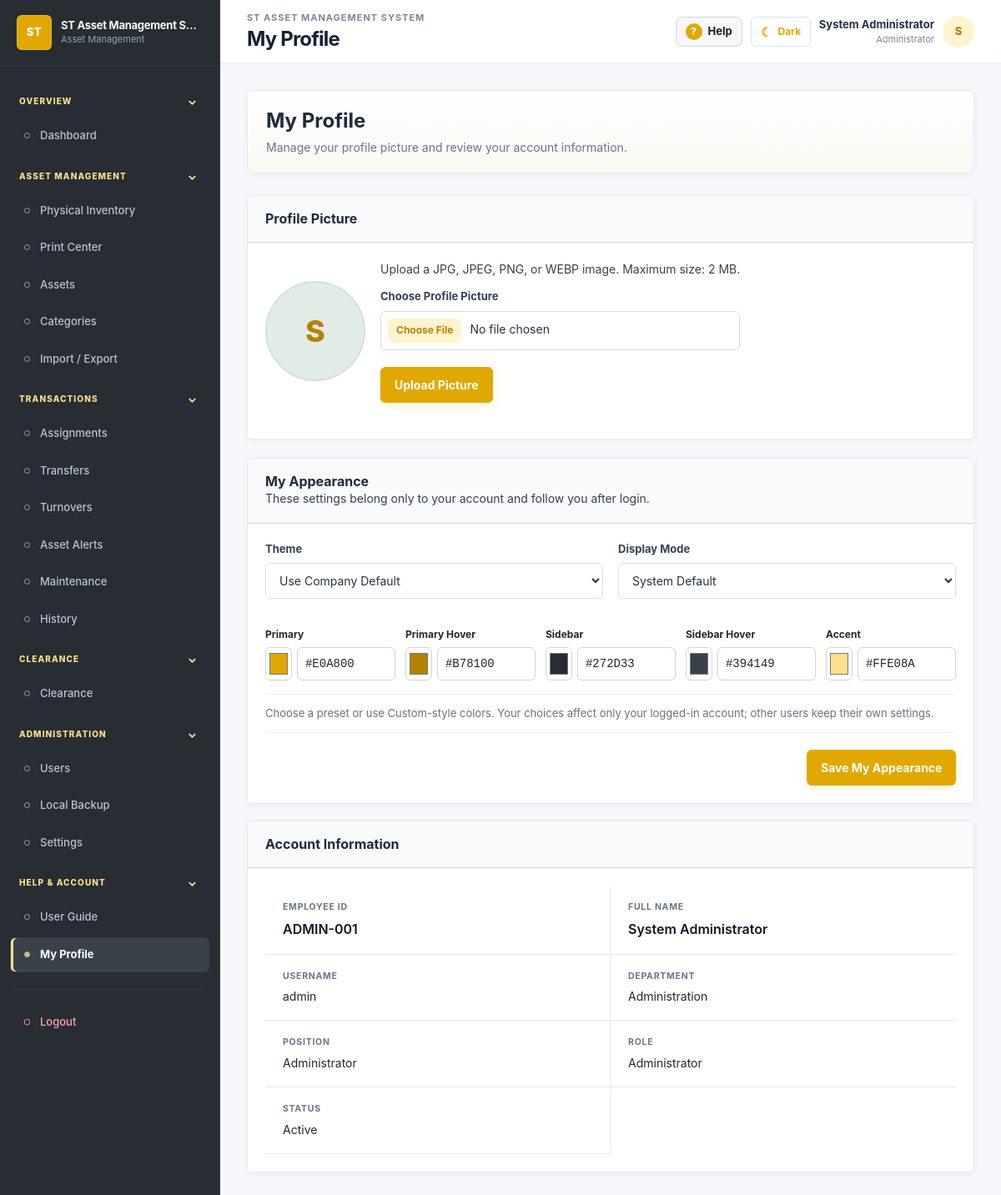
The page /frontend/pages/profile.php (signed in) on the database its author committed.
### tables this page shows
CREATE TABLE users (
 id INT AUTO_INCREMENT PRIMARY KEY, employee_id VARCHAR(50) NULL UNIQUE, username VARCHAR(100) NOT NULL UNIQUE,
 password VARCHAR(255) NOT NULL, full_name VARCHAR(150) NOT NULL, department VARCHAR(150) NULL,
 position VARCHAR(100) NULL, role ENUM('Administrator','Asset Custodian','HR / Clearance Officer','Viewer') NOT NULL DEFAULT 'Viewer',
 status ENUM('Active','Inactive') NOT NULL DEFAULT 'Active', avatar_filename VARCHAR(255) NULL,
 ui_theme_preset VARCHAR(30) NULL, ui_theme_primary VARCHAR(7) NULL, ui_theme_primary_hover VARCHAR(7) NULL,
 ui_theme_sidebar VARCHAR(7) NULL, ui_theme_sidebar_hover VARCHAR(7) NULL, ui_theme_accent VARCHAR(7) NULL,
 ui_theme_mode ENUM('system','light','dark') NOT NULL DEFAULT 'system', created_at TIMESTAMP NOT NULL DEFAULT CURRENT_TIMESTAMP,
 updated_at TIMESTAMP NOT NULL DEFAULT CURRENT_TIMESTAMP ON UPDATE CURRENT_TIMESTAMP
);

### backend/includes/app_config.php (called while the page is built, shortened)
<?php
if (!function_exists("get_app_settings")) {
    function default_theme_palette(): array
    {
        return [
            "primary" => "#E0A800",
            "primary_hover" => "#B78100",
            "sidebar" => "#272D33",
            "sidebar_hover" => "#394149",
            "accent" => "#FFE08A"
        ];
    }
    function get_app_settings(PDO $conn): array
    {
        static $settings = null;
        if ($settings !== null) {
            return $settings;
        }
        $defaultTheme = default_theme_palette();
        $settings = [
            "app_name" => "ST Asset Management System",
            "app_logo_filename" => "",
            "app_base_url" => "",
            "login_background_filename" => "",
            "theme_preset" => "st-yellow",
            "theme_primary" => $defaultTheme["primary"],
            "theme_primary_hover" => $defaultTheme["primary_hover"],
            "theme_sidebar" => $defaultTheme["sidebar"],
            "theme_sidebar_hover" => $defaultTheme["sidebar_hover"],
            "theme_accent" => $defaultTheme["accent"]
        ];
        try {
            $stmt = $conn->query("SELECT setting_key, setting_value FROM app_settings");
            foreach ($stmt->fetchAll() as $row) {
                $settings[$row["setting_key"]] = $row["setting_value"] ?? "";
            }
        } catch (Throwable $e) {
        }
        $settings["app_name"] = trim($settings["app_name"] ?? "") ?: "ST Asset Management System";
        return $settings;
    }
    function app_theme_presets(): array
    {
        $defaultTheme = default_theme_palette();
        return [
            "st-yellow" => [
                "label" => "Safety Yellow",
                "primary" => $defaultTheme["primary"],
                "primary_hover" => $defaultTheme["primary_hover"],
                "sidebar" => $defaultTheme["sidebar"],
                "sidebar_hover" => $defaultTheme["sidebar_hover"],
                "accent" => $defaultTheme["accent"]
            ],
            "ocean" => [
                "label" => "Steel Blue",
                "primary" => "#5A7185",
                "primary_hover" => "#405767",
                "sidebar" => "#202A33",
                "sidebar_hover" => "#364450",
                "accent" => "#B9C9D5"
            ],
            "slate" => [
                "label" => "Graphite",
                "primary" => "#68727B",
                "primary_hover" => "#4B535B",
                "sidebar" => "#20252A",
                "sidebar_hover" => "#343B42",
                "accent" => "#CAD0D5"
            ],
            "purple" => [
                "label" => "Safety Orange",
                "primary" => "#D77B16",
                "primary_hover" => "#A9570C",
                "sidebar" => "#352A20",
                "sidebar_hover" => "#4A3827",
                "accent" => "#FFC36F"
            ],
            "custom" => [
                "label" => "Custom",
                "primary" => $defaultTheme["primary"],
                "primary_hover" => $defaultTheme["primary_hover"],
                "sidebar" => $defaultTheme["sidebar"],
                "sidebar_hover" => $defaultTheme["sidebar_hover"],
                "accent" => $defaultTheme["accent"]
            ]
        ];
    }
    function app_theme(PDO $conn): array
    {
        $settings = get_app_settings($conn);
        $presets = app_theme_presets();
        $presetKey = $settings["theme_preset"] ?? "st-yellow";
        $preset = $presets[$presetKey] ?? $presets["st-yellow"];
        $keys = ["primary", "primary_hover", "sidebar", "sidebar_hover", "accent"];
        $theme = [];
        foreach ($keys as $key) {
            $stored = trim((string)($settings["theme_{$key}"] ?? ""));
            $theme[$key] = $presetKey === "custom" && is_valid_hex_color($stored) ? $stored : $preset[$key];
        }
        $theme["preset"] = array_key_exists($presetKey, $presets) ? $presetKey : "st-yellow";
        $theme["label"] = $presets[$theme["preset"]]["label"];
        return $theme;
    }
    function app_name(PDO $conn): string
    {
        return get_app_settings($conn)["app_name"];
    }
}

### frontend/pages/profile.php (the view, shortened to what this page needs)
<?php
require_once "../../backend/includes/header.php";
require_once "../../backend/config/database.php";
$user_id = (int)($_SESSION["user_id"] ?? 0);
$stmt = $conn->prepare("SELECT id, employee_id, username, full_name, department, position, role, status, avatar_filename, ui_theme_preset, ui_theme_primary, ui_theme_primary_hover, ui_theme_sidebar, ui_theme_sidebar_hover, ui_theme_accent, ui_theme_mode FROM users WHERE id = :id LIMIT 1");
$stmt->execute([":id" => $user_id]);
$user = $stmt->fetch();
$avatar = trim($user["avatar_filename"] ?? "");
$avatarUrl = $avatar !== ""
    ? "/st/uploads/avatars/" . rawurlencode($avatar)
    : "";
$initial = strtoupper(substr(trim($user["full_name"] ?? "U"), 0, 1));
?>
<div class="page-header">
    <div>
        <h2>My Profile</h2>
        <p>Manage your profile picture and review your account information.</p>
    </div>
</div>
<div class="detail-card profile-card">
    <div class="detail-card-header"><h3>Profile Picture</h3></div>
    <div class="detail-card-body">
        <div class="profile-picture-layout">
            <div class="profile-picture-preview">
                <?php if ($avatarUrl !== ""): ?>
                    <img src="<?= htmlspecialchars($avatarUrl) ?>" alt="Profile picture">
                <?php else: ?>
                    <span><?= htmlspecialchars($initial ?: "U") ?></span>
                <?php endif; ?>
            </div>
            <div class="profile-picture-actions">
                <p>Upload a JPG, JPEG, PNG, or WEBP image. Maximum size: 2 MB.</p>
                <form method="POST" enctype="multipart/form-data">
                    <div class="form-group">
                        <label for="avatar">Choose Profile Picture</label>
                        <input type="file" id="avatar" name="avatar" accept="image/jpeg,image/png,image/webp" required>
                    </div>
                    <button type="submit" class="btn btn-primary">Upload Picture</button>
                </form>
            </div>
        </div>
    </div>
</div>
<div class="detail-card personal-appearance-card">
    <div class="detail-card-header">
        <div><h3>My Appearance</h3><p class="detail-card-subtitle">These settings belong only to your account and follow you after login.</p></div>
    </div>
    <div class="detail-card-body">
        <form method="POST" id="personal-appearance-form">
            <div class="form-grid">
                <div class="form-group">
                    <label for="ui_theme_preset">Theme</label>
                    <select id="ui_theme_preset" name="ui_theme_preset">
                        <option value="__default__" <?= empty($user["ui_theme_preset"]) ? "selected" : "" ?>>Use Company Default</option>
                    </select>
                </div>
                <div class="form-group">
                    <label for="ui_theme_mode">Display Mode</label>
                    <select id="ui_theme_mode" name="ui_theme_mode">
                        <?php foreach (["system"=>"System Default","light"=>"Light","dark"=>"Dark"] as $key=>$label): ?>
                            <option value="<?= $key ?>" <?= ($user["ui_theme_mode"] ?? "system") === $key ? "selected" : "" ?>><?= $label ?></option>
                        <?php endforeach; ?>
                    </select>
                </div>
            </div>
            <div class="theme-color-grid personal-theme-colors">
                <?php foreach (["ui_theme_primary"=>"Primary","ui_theme_primary_hover"=>"Primary Hover","ui_theme_sidebar"=>"Sidebar","ui_theme_sidebar_hover"=>"Sidebar Hover","ui_theme_accent"=>"Accent"] as $name=>$label): $value=$user[$name] ?? app_theme($conn)[str_replace("ui_theme_","",$name)]; ?>
                    <div class="theme-color-field">
                        <label for="<?= $name ?>"><?= $label ?></label>
                        <div class="theme-color-input"><input type="color" id="<?= $name ?>_picker" value="<?= htmlspecialchars($value) ?>"><input type="text" id="<?= $name ?>" name="<?= $name ?>" value="<?= htmlspecialchars($value) ?>" maxlength="7" pattern="#[0-9A-Fa-f]{6}"></div>
                    </div>
                <?php endforeach; ?>
            </div>
            <p class="secondary-text">Choose a preset or use Custom-style colors. Your choices affect only your logged-in account; other users keep their own settings.</p>
            <div class="form-actions"><button type="submit" class="btn btn-primary">Save My Appearance</button></div>
        </form>
    </div>
</div>
<div class="detail-card">
    <div class="detail-card-header"><h3>Account Information</h3></div>
    <div class="detail-grid">
        <div class="detail-item"><span class="detail-label">Employee ID</span><strong><?= htmlspecialchars($user["employee_id"] ?? "-") ?></strong></div>
        <div class="detail-item"><span class="detail-label">Full Name</span><strong><?= htmlspecialchars($user["full_name"] ?? "-") ?></strong></div>
        <div class="detail-item"><span class="detail-label">Username</span><span><?= htmlspecialchars($user["username"] ?? "-") ?></span></div>
        <div class="detail-item"><span class="detail-label">Department</span><span><?= htmlspecialchars($user["department"] ?? "-") ?></span></div>
        <div class="detail-item"><span class="detail-label">Position</span><span><?= htmlspecialchars($user["position"] ?? "-") ?></span></div>
        <div class="detail-item"><span class="detail-label">Role</span><span><?= htmlspecialchars($user["role"] ?? "-") ?></span></div>
        <div class="detail-item"><span class="detail-label">Status</span><span><?= htmlspecialchars($user["status"] ?? "-") ?></span></div>
    </div>
</div>
<?php require_once "../../backend/includes/footer.php"; ?>

### rows shown on the page
users: full_name "S", ui_theme_preset "Use Company Default", ui_theme_mode "System Default", ui_theme_primary "#e0a800", ui_theme_primary "#E0A800", ui_theme_primary_hover "#b78100", ui_theme_primary_hover "#B78100", ui_theme_sidebar "#272d33", ui_theme_sidebar "#272D33", ui_theme_sidebar_hover "#394149", ui_theme_accent "#ffe08a", ui_theme_accent "#FFE08A", employee "ADMIN-001", full_name "System Administrator", username "admin", department "Administration", position "Administrator", role "Administrator", status "Active"

### other values the page prints
$app_name "ST Asset Management S…"
$app_name "ST ASSET MANAGEMENT SYSTEM"
$page_title "My Profile"
$user_name "System Administrator"
$_SESSION["role"] "Administrator"
$user_initial ?: "U" "S"
$label "Primary"
$label "Primary Hover"
$label "Sidebar"
$label "Sidebar Hover"
$label "Accent"
